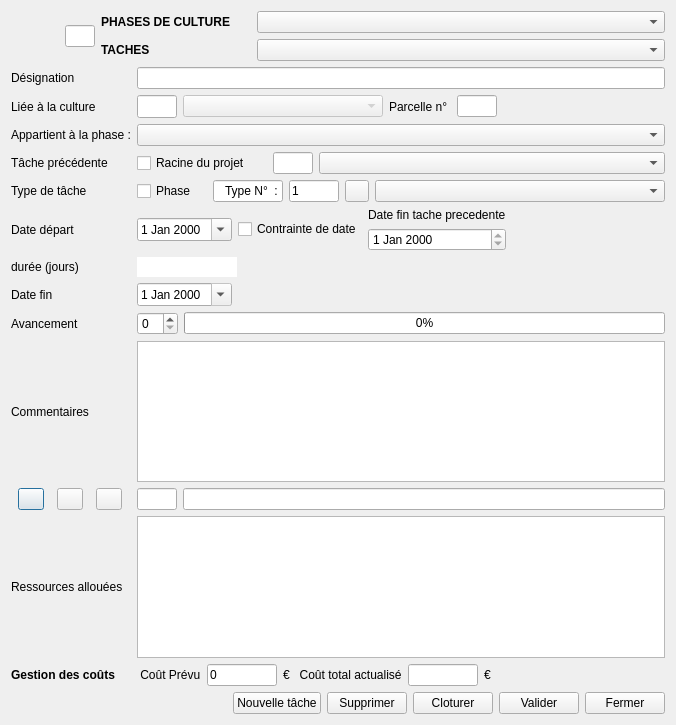
<?xml version="1.0" encoding="UTF-8"?>
<ui version="4.0">
 <class>Dialog_taches</class>
 <widget class="QDialog" name="Dialog_taches">
  <property name="geometry">
   <rect>
    <x>0</x>
    <y>0</y>
    <width>676</width>
    <height>725</height>
   </rect>
  </property>
  <property name="windowTitle">
   <string>Edition des tâches du processus de culture</string>
  </property>
  <layout class="QHBoxLayout" name="horizontalLayout_4">
   <item>
    <layout class="QVBoxLayout" name="verticalLayout">
     <item>
      <layout class="QGridLayout" name="gridLayout">
       <item row="7" column="1">
        <layout class="QHBoxLayout" name="horizontalLayout_9">
         <item>
          <widget class="QDateEdit" name="dateEdit_Depart">
           <property name="calendarPopup">
            <bool>true</bool>
           </property>
          </widget>
         </item>
         <item>
          <widget class="QCheckBox" name="checkBox_ContrainteDate">
           <property name="text">
            <string>Contrainte de date</string>
           </property>
          </widget>
         </item>
         <item>
          <layout class="QVBoxLayout" name="verticalLayout_4">
           <item>
            <widget class="QLabel" name="label_9">
             <property name="text">
              <string>Date fin tache precedente</string>
             </property>
            </widget>
           </item>
           <item>
            <widget class="QDateEdit" name="dateEdit_fin_precedente">
             <property name="readOnly">
              <bool>true</bool>
             </property>
            </widget>
           </item>
          </layout>
         </item>
         <item>
          <spacer name="horizontalSpacer_3">
           <property name="orientation">
            <enum>Qt::Horizontal</enum>
           </property>
           <property name="sizeHint" stdset="0">
            <size>
             <width>188</width>
             <height>17</height>
            </size>
           </property>
          </spacer>
         </item>
        </layout>
       </item>
       <item row="11" column="1">
        <widget class="QTextEdit" name="textEdit_Commentaires"/>
       </item>
       <item row="3" column="1">
        <widget class="QComboBox" name="comboBox_Phase_Appartenance">
         <property name="toolTip">
          <string>Phase à laquelle cette tâche est appartient, ce qui permet de déterminer les dates de début et de fin de la phase.</string>
         </property>
        </widget>
       </item>
       <item row="5" column="0">
        <widget class="QLabel" name="label_6">
         <property name="text">
          <string>Tâche précédente</string>
         </property>
        </widget>
       </item>
       <item row="7" column="0">
        <widget class="QLabel" name="label_3">
         <property name="text">
          <string>Date départ</string>
         </property>
        </widget>
       </item>
       <item row="10" column="0">
        <widget class="QLabel" name="label_8">
         <property name="text">
          <string>Avancement</string>
         </property>
        </widget>
       </item>
       <item row="11" column="0">
        <widget class="QLabel" name="label_2">
         <property name="text">
          <string>Commentaires</string>
         </property>
        </widget>
       </item>
       <item row="6" column="0">
        <widget class="QLabel" name="label_10">
         <property name="text">
          <string>Type de tâche</string>
         </property>
        </widget>
       </item>
       <item row="20" column="0">
        <widget class="QLabel" name="label_17">
         <property name="font">
          <font>
           <weight>75</weight>
           <bold>true</bold>
          </font>
         </property>
         <property name="text">
          <string>Gestion des coûts</string>
         </property>
        </widget>
       </item>
       <item row="9" column="1">
        <layout class="QHBoxLayout" name="horizontalLayout_10">
         <item>
          <widget class="QDateEdit" name="dateEdit_Fin">
           <property name="readOnly">
            <bool>true</bool>
           </property>
           <property name="calendarPopup">
            <bool>true</bool>
           </property>
          </widget>
         </item>
         <item>
          <spacer name="horizontalSpacer_4">
           <property name="orientation">
            <enum>Qt::Horizontal</enum>
           </property>
           <property name="sizeHint" stdset="0">
            <size>
             <width>40</width>
             <height>20</height>
            </size>
           </property>
          </spacer>
         </item>
        </layout>
       </item>
       <item row="1" column="1">
        <widget class="QLineEdit" name="lineEdit_Designation"/>
       </item>
       <item row="1" column="0">
        <widget class="QLabel" name="label">
         <property name="text">
          <string>Désignation</string>
         </property>
        </widget>
       </item>
       <item row="8" column="1">
        <layout class="QHBoxLayout" name="horizontalLayout_8">
         <item>
          <widget class="QLineEdit" name="lineEdit_Duree">
           <property name="maximumSize">
            <size>
             <width>100</width>
             <height>16777215</height>
            </size>
           </property>
           <property name="inputMask">
            <string notr="true"/>
           </property>
           <property name="frame">
            <bool>false</bool>
           </property>
          </widget>
         </item>
         <item>
          <spacer name="horizontalSpacer_2">
           <property name="orientation">
            <enum>Qt::Horizontal</enum>
           </property>
           <property name="sizeHint" stdset="0">
            <size>
             <width>88</width>
             <height>17</height>
            </size>
           </property>
          </spacer>
         </item>
        </layout>
       </item>
       <item row="8" column="0">
        <widget class="QLabel" name="label_5">
         <property name="text">
          <string>durée (jours)</string>
         </property>
        </widget>
       </item>
       <item row="2" column="1">
        <layout class="QHBoxLayout" name="horizontalLayout_11">
         <item>
          <widget class="QLineEdit" name="lineEdit_IdCulture">
           <property name="minimumSize">
            <size>
             <width>40</width>
             <height>23</height>
            </size>
           </property>
           <property name="maximumSize">
            <size>
             <width>40</width>
             <height>23</height>
            </size>
           </property>
           <property name="readOnly">
            <bool>true</bool>
           </property>
          </widget>
         </item>
         <item>
          <widget class="QComboBox" name="comboBox_Culture">
           <property name="enabled">
            <bool>false</bool>
           </property>
           <property name="minimumSize">
            <size>
             <width>200</width>
             <height>0</height>
            </size>
           </property>
          </widget>
         </item>
         <item>
          <widget class="QLabel" name="label_14">
           <property name="text">
            <string>Parcelle n° </string>
           </property>
          </widget>
         </item>
         <item>
          <widget class="QLineEdit" name="lineEdit_IdParcelle">
           <property name="maximumSize">
            <size>
             <width>40</width>
             <height>16777215</height>
            </size>
           </property>
           <property name="readOnly">
            <bool>true</bool>
           </property>
          </widget>
         </item>
         <item>
          <spacer name="horizontalSpacer_5">
           <property name="orientation">
            <enum>Qt::Horizontal</enum>
           </property>
           <property name="sizeHint" stdset="0">
            <size>
             <width>40</width>
             <height>20</height>
            </size>
           </property>
          </spacer>
         </item>
        </layout>
       </item>
       <item row="19" column="1">
        <layout class="QVBoxLayout" name="verticalLayout_3">
         <item>
          <layout class="QHBoxLayout" name="horizontalLayout_13">
           <item>
            <widget class="QLineEdit" name="lineEdit_Id_Ressource">
             <property name="maximumSize">
              <size>
               <width>40</width>
               <height>16777215</height>
              </size>
             </property>
            </widget>
           </item>
           <item>
            <widget class="QLineEdit" name="lineEdit_designation_Ressource"/>
           </item>
          </layout>
         </item>
         <item>
          <layout class="QHBoxLayout" name="horizontalLayout_5">
           <item>
            <widget class="QTableView" name="tableView_Ressources">
             <property name="minimumSize">
              <size>
               <width>0</width>
               <height>70</height>
              </size>
             </property>
            </widget>
           </item>
          </layout>
         </item>
        </layout>
       </item>
       <item row="9" column="0">
        <widget class="QLabel" name="label_4">
         <property name="text">
          <string>Date fin</string>
         </property>
        </widget>
       </item>
       <item row="19" column="0">
        <layout class="QVBoxLayout" name="verticalLayout_2">
         <item>
          <layout class="QVBoxLayout" name="verticalLayout_5">
           <item>
            <layout class="QHBoxLayout" name="horizontalLayout_12">
             <item>
              <widget class="QPushButton" name="btnRessourcesAdd">
               <property name="maximumSize">
                <size>
                 <width>26</width>
                 <height>16777215</height>
                </size>
               </property>
               <property name="text">
                <string/>
               </property>
               <property name="icon">
                <iconset resource="../openjardin.qrc">
                 <normaloff>:/images/add_48.png</normaloff>:/images/add_48.png</iconset>
               </property>
              </widget>
             </item>
             <item>
              <widget class="QPushButton" name="btnRessourceDelete">
               <property name="maximumSize">
                <size>
                 <width>26</width>
                 <height>16777215</height>
                </size>
               </property>
               <property name="text">
                <string/>
               </property>
               <property name="icon">
                <iconset resource="../openjardin.qrc">
                 <normaloff>:/images/remove_48.png</normaloff>:/images/remove_48.png</iconset>
               </property>
              </widget>
             </item>
             <item>
              <widget class="QPushButton" name="btnRessourceEdit">
               <property name="maximumSize">
                <size>
                 <width>26</width>
                 <height>16777215</height>
                </size>
               </property>
               <property name="text">
                <string/>
               </property>
               <property name="icon">
                <iconset resource="../openjardin.qrc">
                 <normaloff>:/images/pen_48.png</normaloff>:/images/pen_48.png</iconset>
               </property>
              </widget>
             </item>
            </layout>
           </item>
           <item>
            <widget class="QLabel" name="label_Moyens">
             <property name="minimumSize">
              <size>
               <width>0</width>
               <height>80</height>
              </size>
             </property>
             <property name="text">
              <string>Ressources allouées</string>
             </property>
            </widget>
           </item>
          </layout>
         </item>
        </layout>
       </item>
       <item row="10" column="1">
        <layout class="QHBoxLayout" name="horizontalLayout_2">
         <item>
          <widget class="QSpinBox" name="spinBox_Avancement">
           <property name="singleStep">
            <number>5</number>
           </property>
          </widget>
         </item>
         <item>
          <widget class="QProgressBar" name="progressBar_Avancement">
           <property name="value">
            <number>0</number>
           </property>
          </widget>
         </item>
        </layout>
       </item>
       <item row="2" column="0">
        <widget class="QLabel" name="label_13">
         <property name="text">
          <string>Liée à la culture</string>
         </property>
        </widget>
       </item>
       <item row="5" column="1">
        <layout class="QHBoxLayout" name="horizontalLayout_7">
         <item>
          <widget class="QCheckBox" name="checkBox_racine">
           <property name="maximumSize">
            <size>
             <width>130</width>
             <height>16777215</height>
            </size>
           </property>
           <property name="toolTip">
            <string>Cocher la case pour indiquer que cette tâche est à la racine du projet</string>
           </property>
           <property name="text">
            <string>Racine du projet</string>
           </property>
          </widget>
         </item>
         <item>
          <widget class="QLineEdit" name="lineEditIdTachePrecedente">
           <property name="maximumSize">
            <size>
             <width>40</width>
             <height>23</height>
            </size>
           </property>
           <property name="readOnly">
            <bool>true</bool>
           </property>
          </widget>
         </item>
         <item>
          <widget class="QComboBox" name="comboBox_Precedent">
           <property name="enabled">
            <bool>true</bool>
           </property>
          </widget>
         </item>
        </layout>
       </item>
       <item row="6" column="1">
        <layout class="QHBoxLayout" name="horizontalLayout_3">
         <item>
          <widget class="QCheckBox" name="checkBox_phase">
           <property name="maximumSize">
            <size>
             <width>70</width>
             <height>16777215</height>
            </size>
           </property>
           <property name="toolTip">
            <string>Cocher si c'est une phase du projet</string>
           </property>
           <property name="text">
            <string>Phase</string>
           </property>
          </widget>
         </item>
         <item>
          <widget class="QLineEdit" name="lineEdit">
           <property name="maximumSize">
            <size>
             <width>70</width>
             <height>16777215</height>
            </size>
           </property>
           <property name="text">
            <string>Type N°  :</string>
           </property>
           <property name="alignment">
            <set>Qt::AlignRight|Qt::AlignTrailing|Qt::AlignVCenter</set>
           </property>
          </widget>
         </item>
         <item>
          <widget class="QLineEdit" name="lineEdit_Type">
           <property name="maximumSize">
            <size>
             <width>50</width>
             <height>16777215</height>
            </size>
           </property>
           <property name="text">
            <string>1</string>
           </property>
           <property name="readOnly">
            <bool>true</bool>
           </property>
          </widget>
         </item>
         <item>
          <widget class="QPushButton" name="pushButton_Edit_Type">
           <property name="maximumSize">
            <size>
             <width>24</width>
             <height>16777215</height>
            </size>
           </property>
           <property name="toolTip">
            <string>Editer le type de tâche</string>
           </property>
           <property name="text">
            <string/>
           </property>
           <property name="icon">
            <iconset resource="../openjardin.qrc">
             <normaloff>:/images/pen_48.png</normaloff>:/images/pen_48.png</iconset>
           </property>
          </widget>
         </item>
         <item>
          <widget class="QComboBox" name="comboBox_Type"/>
         </item>
        </layout>
       </item>
       <item row="20" column="1">
        <layout class="QHBoxLayout" name="horizontalLayout_6">
         <item>
          <widget class="QLabel" name="label_15">
           <property name="text">
            <string> Coût Prévu</string>
           </property>
          </widget>
         </item>
         <item>
          <widget class="QLineEdit" name="lineEdit_coutPrevu">
           <property name="maximumSize">
            <size>
             <width>70</width>
             <height>16777215</height>
            </size>
           </property>
           <property name="text">
            <string>0</string>
           </property>
          </widget>
         </item>
         <item>
          <widget class="QLabel" name="label_16">
           <property name="text">
            <string>€   Coût total actualisé</string>
           </property>
          </widget>
         </item>
         <item>
          <widget class="QLineEdit" name="lineEdit_coutTotal">
           <property name="maximumSize">
            <size>
             <width>70</width>
             <height>16777215</height>
            </size>
           </property>
          </widget>
         </item>
         <item>
          <widget class="QLabel" name="label_18">
           <property name="text">
            <string>€ </string>
           </property>
          </widget>
         </item>
         <item>
          <spacer name="horizontalSpacer_6">
           <property name="orientation">
            <enum>Qt::Horizontal</enum>
           </property>
           <property name="sizeHint" stdset="0">
            <size>
             <width>40</width>
             <height>20</height>
            </size>
           </property>
          </spacer>
         </item>
        </layout>
       </item>
       <item row="3" column="0">
        <widget class="QLabel" name="label_12">
         <property name="text">
          <string>Appartient à la phase :</string>
         </property>
        </widget>
       </item>
       <item row="0" column="0" colspan="2">
        <layout class="QHBoxLayout" name="horizontalLayout_16">
         <item>
          <widget class="QLabel" name="label_7">
           <property name="maximumSize">
            <size>
             <width>48</width>
             <height>48</height>
            </size>
           </property>
           <property name="text">
            <string/>
           </property>
           <property name="pixmap">
            <pixmap resource="../openjardin.qrc">:/images/service.png</pixmap>
           </property>
           <property name="scaledContents">
            <bool>true</bool>
           </property>
          </widget>
         </item>
         <item>
          <widget class="QLineEdit" name="lineEdit_idtache">
           <property name="maximumSize">
            <size>
             <width>30</width>
             <height>16777215</height>
            </size>
           </property>
           <property name="readOnly">
            <bool>true</bool>
           </property>
          </widget>
         </item>
         <item>
          <layout class="QVBoxLayout" name="verticalLayout_6">
           <item>
            <layout class="QHBoxLayout" name="horizontalLayout_14">
             <item>
              <widget class="QLabel" name="label_11">
               <property name="maximumSize">
                <size>
                 <width>150</width>
                 <height>30</height>
                </size>
               </property>
               <property name="font">
                <font>
                 <weight>75</weight>
                 <bold>true</bold>
                </font>
               </property>
               <property name="text">
                <string>PHASES DE CULTURE</string>
               </property>
              </widget>
             </item>
             <item>
              <widget class="QComboBox" name="comboBox_phasesCultures"/>
             </item>
            </layout>
           </item>
           <item>
            <layout class="QHBoxLayout" name="horizontalLayout_15">
             <item>
              <widget class="QLabel" name="label_19">
               <property name="maximumSize">
                <size>
                 <width>150</width>
                 <height>30</height>
                </size>
               </property>
               <property name="font">
                <font>
                 <weight>75</weight>
                 <bold>true</bold>
                </font>
               </property>
               <property name="text">
                <string>TACHES </string>
               </property>
              </widget>
             </item>
             <item>
              <widget class="QComboBox" name="comboBox_Taches"/>
             </item>
            </layout>
           </item>
          </layout>
         </item>
        </layout>
       </item>
      </layout>
     </item>
     <item>
      <layout class="QHBoxLayout" name="horizontalLayout">
       <item>
        <spacer name="horizontalSpacer">
         <property name="orientation">
          <enum>Qt::Horizontal</enum>
         </property>
         <property name="sizeHint" stdset="0">
          <size>
           <width>40</width>
           <height>20</height>
          </size>
         </property>
        </spacer>
       </item>
       <item>
        <widget class="QPushButton" name="pushButton_nouveau">
         <property name="text">
          <string>Nouvelle tâche</string>
         </property>
         <property name="icon">
          <iconset resource="../openjardin.qrc">
           <normaloff>:/images/add_48.png</normaloff>:/images/add_48.png</iconset>
         </property>
        </widget>
       </item>
       <item>
        <widget class="QPushButton" name="pushButton_Supprimer">
         <property name="text">
          <string>Supprimer</string>
         </property>
         <property name="icon">
          <iconset resource="../openjardin.qrc">
           <normaloff>:/images/remove_48.png</normaloff>:/images/remove_48.png</iconset>
         </property>
        </widget>
       </item>
       <item>
        <widget class="QPushButton" name="pushButton_cloture_tache">
         <property name="text">
          <string>Cloturer</string>
         </property>
        </widget>
       </item>
       <item>
        <widget class="QPushButton" name="pushButton_Valider">
         <property name="text">
          <string>Valider</string>
         </property>
         <property name="icon">
          <iconset resource="../openjardin.qrc">
           <normaloff>:/images/Valider.png</normaloff>:/images/Valider.png</iconset>
         </property>
        </widget>
       </item>
       <item>
        <widget class="QPushButton" name="pushButton_Annuler">
         <property name="text">
          <string>Fermer</string>
         </property>
         <property name="icon">
          <iconset resource="../openjardin.qrc">
           <normaloff>:/images/icones/quitter.png</normaloff>:/images/icones/quitter.png</iconset>
         </property>
        </widget>
       </item>
      </layout>
     </item>
    </layout>
   </item>
  </layout>
 </widget>
 <resources>
  <include location="../openjardin.qrc"/>
 </resources>
 <connections/>
</ui>
